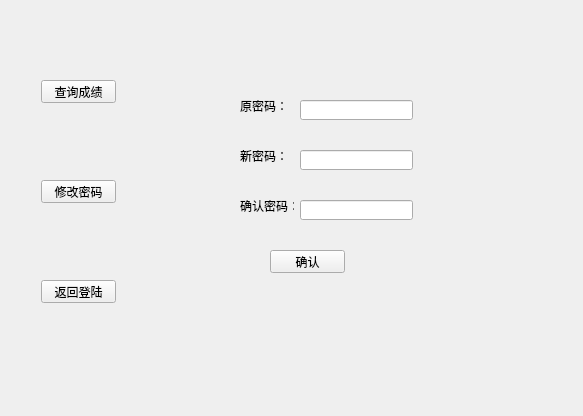
<?xml version="1.0" encoding="UTF-8"?>
<ui version="4.0">
 <class>studentmanagement</class>
 <widget class="QWidget" name="studentmanagement">
  <property name="geometry">
   <rect>
    <x>0</x>
    <y>0</y>
    <width>583</width>
    <height>416</height>
   </rect>
  </property>
  <property name="windowTitle">
   <string>studentmanagement</string>
  </property>
  <widget class="QPushButton" name="backBtn">
   <property name="geometry">
    <rect>
     <x>41</x>
     <y>280</y>
     <width>75</width>
     <height>23</height>
    </rect>
   </property>
   <property name="text">
    <string>返回登陆</string>
   </property>
  </widget>
  <widget class="QPushButton" name="changePswBtn">
   <property name="geometry">
    <rect>
     <x>41</x>
     <y>180</y>
     <width>75</width>
     <height>23</height>
    </rect>
   </property>
   <property name="text">
    <string>修改密码</string>
   </property>
  </widget>
  <widget class="QPushButton" name="queryBtn">
   <property name="geometry">
    <rect>
     <x>41</x>
     <y>80</y>
     <width>75</width>
     <height>23</height>
    </rect>
   </property>
   <property name="text">
    <string>查询成绩</string>
   </property>
  </widget>
  <widget class="QStackedWidget" name="stackedWidget">
   <property name="geometry">
    <rect>
     <x>200</x>
     <y>70</y>
     <width>251</width>
     <height>281</height>
    </rect>
   </property>
   <property name="currentIndex">
    <number>1</number>
   </property>
   <widget class="QWidget" name="page">
    <widget class="QLabel" name="label">
     <property name="geometry">
      <rect>
       <x>30</x>
       <y>40</y>
       <width>54</width>
       <height>12</height>
      </rect>
     </property>
     <property name="text">
      <string>组合数学：</string>
     </property>
    </widget>
    <widget class="QLabel" name="label_2">
     <property name="geometry">
      <rect>
       <x>30</x>
       <y>100</y>
       <width>54</width>
       <height>12</height>
      </rect>
     </property>
     <property name="text">
      <string>数理统计：</string>
     </property>
    </widget>
    <widget class="QLabel" name="label_3">
     <property name="geometry">
      <rect>
       <x>30</x>
       <y>150</y>
       <width>54</width>
       <height>12</height>
      </rect>
     </property>
     <property name="text">
      <string>分布式：</string>
     </property>
    </widget>
    <widget class="QLabel" name="gradeLabel1">
     <property name="geometry">
      <rect>
       <x>110</x>
       <y>40</y>
       <width>54</width>
       <height>12</height>
      </rect>
     </property>
     <property name="text">
      <string>TextLabel</string>
     </property>
    </widget>
    <widget class="QLabel" name="gradeLabel2">
     <property name="geometry">
      <rect>
       <x>110</x>
       <y>100</y>
       <width>54</width>
       <height>12</height>
      </rect>
     </property>
     <property name="text">
      <string>TextLabel</string>
     </property>
    </widget>
    <widget class="QLabel" name="gradeLabel3">
     <property name="geometry">
      <rect>
       <x>110</x>
       <y>150</y>
       <width>54</width>
       <height>12</height>
      </rect>
     </property>
     <property name="text">
      <string>TextLabel</string>
     </property>
    </widget>
   </widget>
   <widget class="QWidget" name="stackedWidget1Page1">
    <widget class="QLabel" name="label_4">
     <property name="geometry">
      <rect>
       <x>40</x>
       <y>30</y>
       <width>54</width>
       <height>12</height>
      </rect>
     </property>
     <property name="text">
      <string>原密码：</string>
     </property>
    </widget>
    <widget class="QLabel" name="label_5">
     <property name="geometry">
      <rect>
       <x>40</x>
       <y>80</y>
       <width>54</width>
       <height>12</height>
      </rect>
     </property>
     <property name="text">
      <string>新密码：</string>
     </property>
    </widget>
    <widget class="QLabel" name="label_6">
     <property name="geometry">
      <rect>
       <x>40</x>
       <y>130</y>
       <width>54</width>
       <height>12</height>
      </rect>
     </property>
     <property name="text">
      <string>确认密码：</string>
     </property>
    </widget>
    <widget class="QPushButton" name="checkBtn">
     <property name="geometry">
      <rect>
       <x>70</x>
       <y>180</y>
       <width>75</width>
       <height>23</height>
      </rect>
     </property>
     <property name="text">
      <string>确认</string>
     </property>
    </widget>
    <widget class="QLineEdit" name="psw1lineEdit">
     <property name="geometry">
      <rect>
       <x>100</x>
       <y>30</y>
       <width>113</width>
       <height>20</height>
      </rect>
     </property>
    </widget>
    <widget class="QLineEdit" name="psw2lineEdit">
     <property name="geometry">
      <rect>
       <x>100</x>
       <y>80</y>
       <width>113</width>
       <height>20</height>
      </rect>
     </property>
    </widget>
    <widget class="QLineEdit" name="psw3lineEdit">
     <property name="geometry">
      <rect>
       <x>100</x>
       <y>130</y>
       <width>113</width>
       <height>20</height>
      </rect>
     </property>
    </widget>
   </widget>
  </widget>
  <widget class="QLabel" name="label_7">
   <property name="geometry">
    <rect>
     <x>-10</x>
     <y>0</y>
     <width>591</width>
     <height>421</height>
    </rect>
   </property>
   <property name="styleSheet">
    <string notr="true">border-image:url(:/gradesystem/Resources/studentbk.jpg)</string>
   </property>
   <property name="text">
    <string/>
   </property>
  </widget>
  <zorder>label_7</zorder>
  <zorder>backBtn</zorder>
  <zorder>changePswBtn</zorder>
  <zorder>queryBtn</zorder>
  <zorder>stackedWidget</zorder>
 </widget>
 <layoutdefault spacing="6" margin="11"/>
 <resources/>
 <connections/>
</ui>
